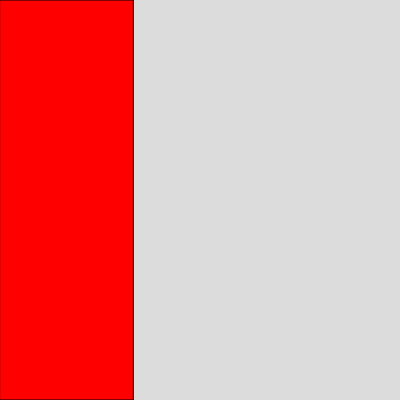
Frame 1 (no input)
Frame 60 (no input): identical to frame 1, image omitted
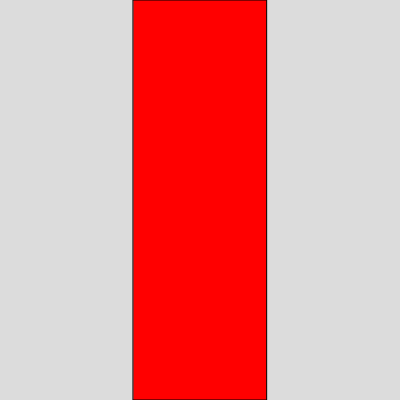
Frame 120 (the mouse pressed at the canvas centre since frame 60)

The p5.js sketch that drew these frames (run headless with seeded random() and noise() and a simulated clock; from frame 60 on, the mouse is pressed at the canvas centre):

// p5.js sketch
// ── sketch.js
function setup() {
  createCanvas(400, 400);
}

function draw() {
  background(220);

  fill(255, 0, 0);

  // Are we in the 1st third of the canvas?
  if (mouseX < width / 3) {
    // If so, draw a rect on the far left
    rect(0, 0, width / 3, height);

    // Are we in the 2nd third of the canvas?
  } else if (mouseX < (width / 3) * 2) {
    // If so, draw a rect in the middle
    rect(width / 3, 0, width / 3, height);

    // Do this if we are not in either 
    // of those areas
  } else {
    // Draw a rect on the far right
    rect((width / 3) * 2, 0, width / 3, height);
  }
}

// https://editor.p5js.org/enickles/sketches/kvzErDLeG
// ICM-06 Example - ICM 21 Week 3 - Hover over 3 columns 
